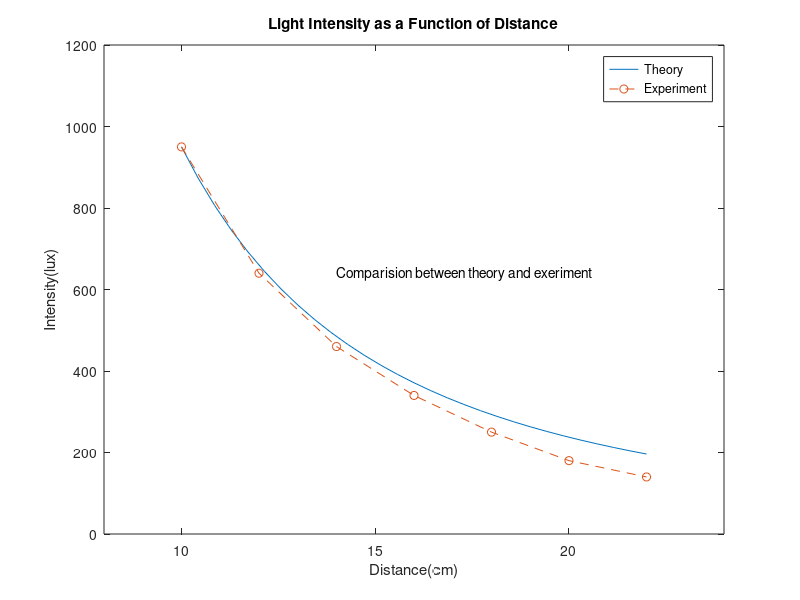

The MATLAB source for this figure:
%10
fn = @(x) (95000./(x.^2));
x2 = [10 12 14 16 18 20 22]
y2 = [950 640 460 340 250 180 140]
fplot(fn,[10,22])
hold on
plot(x2,y2,"--o")
hold off
legend('Theory','Experiment');
text(14,640, "Comparision between theory and exeriment");
title('Light Intensity as a Function of Distance');
xlabel('Distance(cm)');
ylabel('Intensity(lux)');
axis([8 24 0 1200]);
